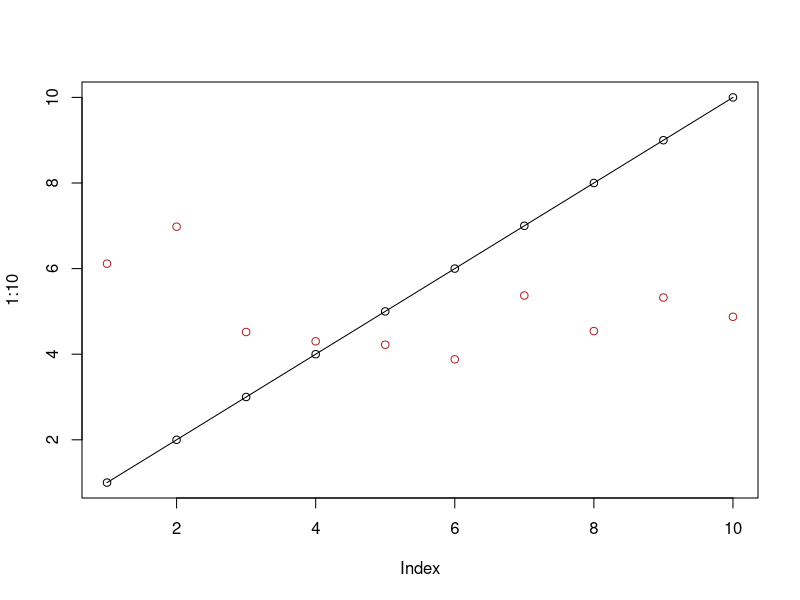
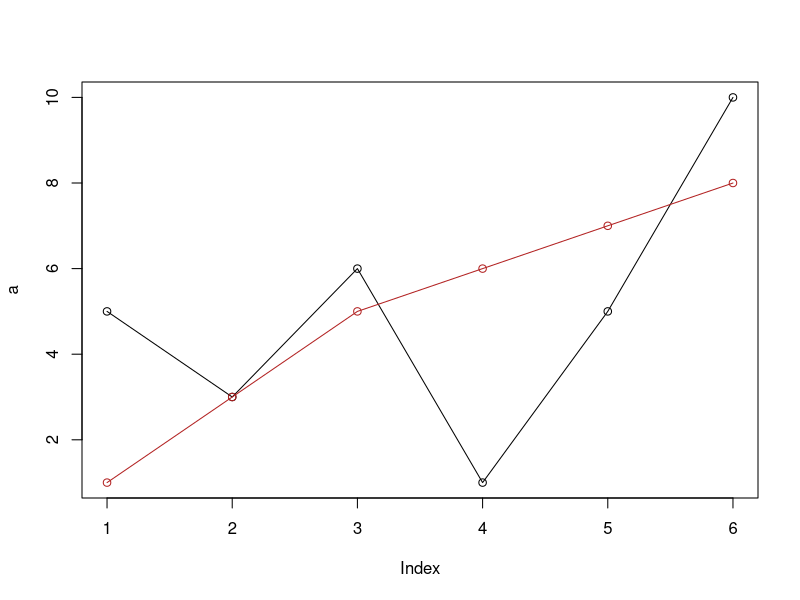
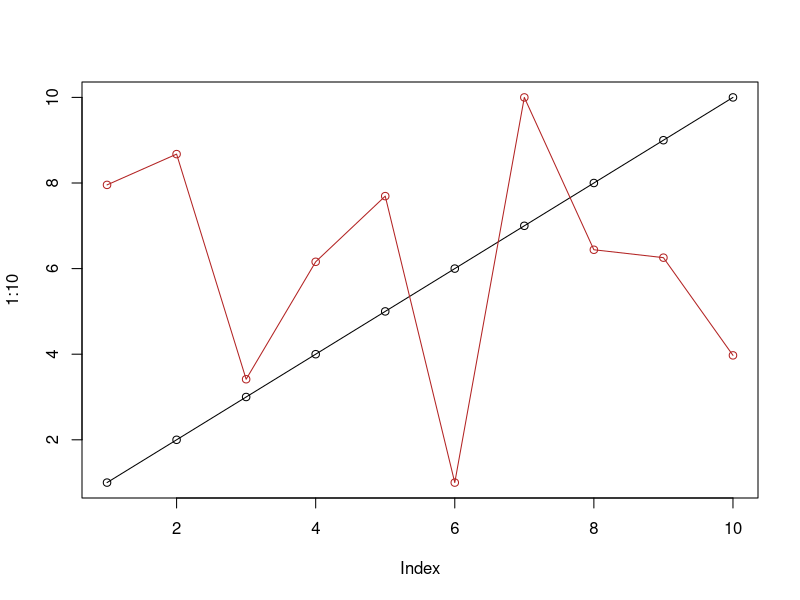
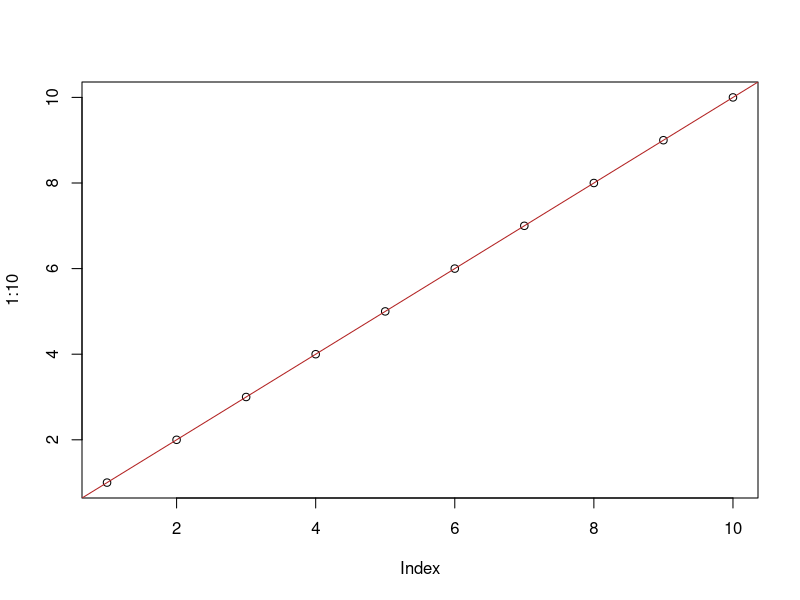

These figures' R source, in order:
## ---- chunk 1
plot(1:10, type = 'o')
points(1:10, rnorm(10,5), col = 'firebrick')
## ---- chunk 2
a <- c(5,3,6,1,5,10)
b <- c(1,3,5,6,7,8)

plot(a, type = 'o')
lines(b, type = 'o', col = 'firebrick')
## ---- chunk 3
plot(1:10, type = 'o')
par(new = T)
plot(1:10, rnorm(10,5), type = 'o',
     xlab = '', ylab = '', axes = F,
     col = 'firebrick')
par(new = F)
## ---- chunk 4
plot(1:10)
abline(0,1, col = 'firebrick')
## ---- chunk 5

